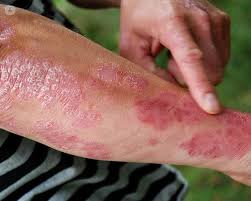
#> input picture input_images/image1.jpeg, 251 x 201 px; its folder holds only this picture in this run
$ python process.py
#> lines starting #> are read from the running program, lines starting #| are printed output that depends on the picture
#> in resize_images, img is the input picture: PIL image 251x201 RGB; mean R, G, B 137.1, 100, 87.2
#> in resize_images, `resized_img = img.resize(new_size)`:
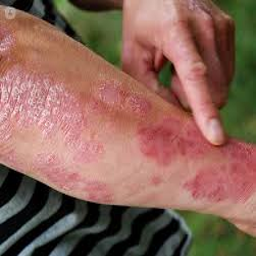
#> resized_img: PIL image 256x256 RGB; mean R, G, B 137.1, 100, 87.2
from PIL import Image
import os
import cv2

def process_image(input_folder,output_folder):
    # Create a new folder for output images if it doesn't exist
#> called with input_folder = 'resized_images', output_folder = 'output_images'
    if not os.path.exists(output_folder):
        os.makedirs(output_folder)

    # List all image files in the input folder
    image_files = [f for f in os.listdir(input_folder) if os.path.isfile(os.path.join(input_folder, f))]

    for image_file in image_files:
        # Load an image
        image_path = os.path.join(input_folder, image_file)
        image = cv2.imread(image_path)

        # Convert the image to grayscale
        gray_image = cv2.cvtColor(image, cv2.COLOR_BGR2GRAY)
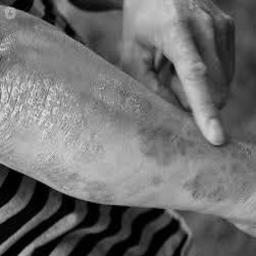
#> gray_image: shape (256, 256); min 0, max 238, mean 109.7

        # Apply a Gaussian blur to the image
        blurred_image = cv2.GaussianBlur(gray_image, (5, 5), 0)

        # Detect edges in the image using Canny edge detection
        edges = cv2.Canny(blurred_image, 50, 150)
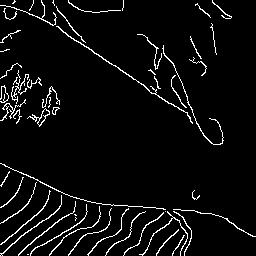
#> edges: shape (256, 256); 5% white in thin lines or dots

        # Save the processed image to the output folder
        output_image_path = os.path.join(output_folder, "processed_" + image_file)
        cv2.imwrite(output_image_path, edges)

    cv2.destroyAllWindows()

def resize_images(input_folder, output_folder, new_size=(256, 256)):
    # Ensure the output folder exists
    os.makedirs(output_folder, exist_ok=True)

    # Loop through all files in the input folder
    for filename in os.listdir(input_folder):
        # Check if the file is an image (you might want to add more file format checks)
        if filename.lower().endswith(('.png', '.jpg', '.jpeg', '.gif')):
            # Open the image
            image_path = os.path.join(input_folder, filename)
            with Image.open(image_path) as img:
                # Resize the image
                resized_img = img.resize(new_size)

                # Save the resized image to the output folder
                output_path = os.path.join(output_folder, filename)
                resized_img.save(output_path)

if __name__ == "__main__":

    # Replace 'input_folder' and 'output_folder' with your actual folder paths
    input_folder = 'input_images'
    resized_images = 'resized_images'

    # Call the function to resize images
    resize_images(input_folder, resized_images)

    # Call the function to process images
    output_folder = 'output_images'
    process_image(resized_images,output_folder)

$ run again, on input_images/image2.jpg
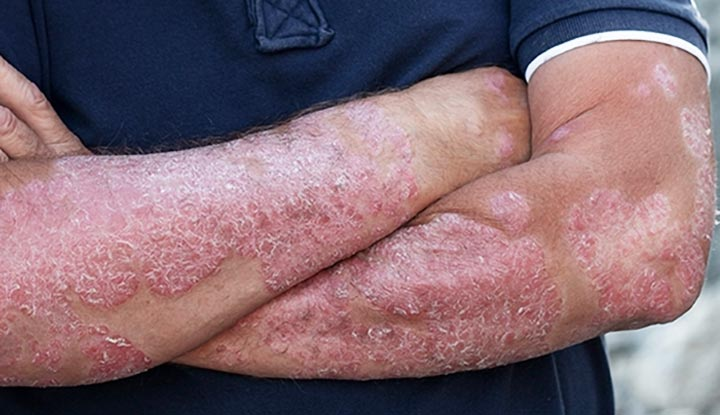
#> input picture input_images/image2.jpg, 720 x 415 px
#> in resize_images, img is the input picture: PIL image 720x415 RGB; mean R, G, B 132, 105.6, 114.4
#> in process_image, `gray_image = cv2.cvtColor(image, cv2.COLOR_BGR2GRAY)`:
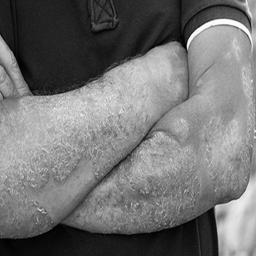
#> gray_image: shape (256, 256); min 0, max 255, mean 114.5
#> in process_image, `edges = cv2.Canny(blurred_image, 50, 150)`:
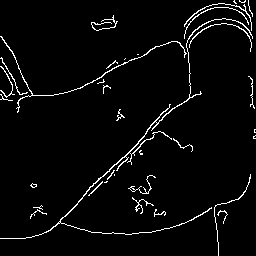
#> edges: shape (256, 256); 3.5% white in thin lines or dots
